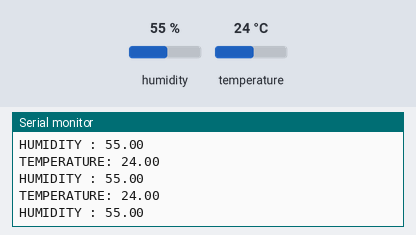
The sketch below on a simulated ESP32. Parts: the last lines printed to the serial monitor. The test bench sets the inputs (shaded band); at power-on: humidity 55 %, temperature 24 °C.

Above: at 2.8 s.
2.9 s: humidity set to 22 %
At 4.4 s:
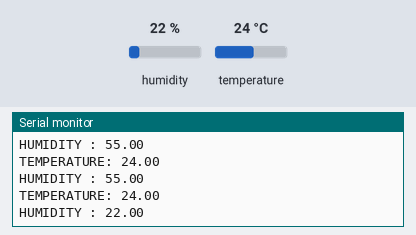
5.6 s: temperature set to 12 °C
At 7.6 s:
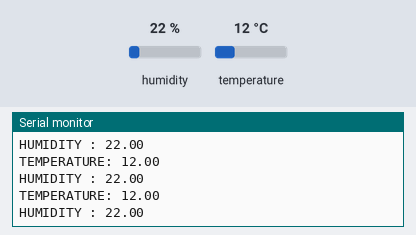
8.3 s: humidity set to 40 %
At 11.0 s:
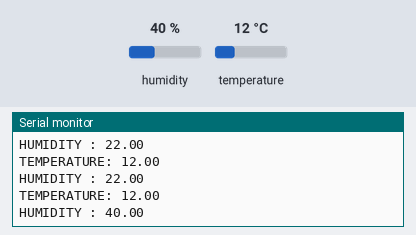
Timing chart, 0 to 12.5 s (numbered marks = the images above; inputs shaded):
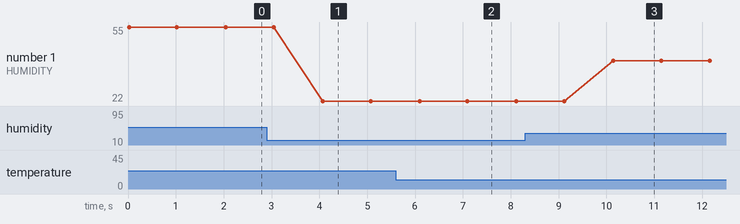

The sketch:

esp32_dht11.ino
```cpp
#include<WiFi.h>
#include "DHT.h"
DHT dht(15,DHT11);

void setup(){
  Serial.begin(9600);
  dht.begin();
  }
void loop(){
  float temp=dht.readTemperature();
  float hum=dht.readHumidity();
  Serial.print("TEMPERATURE: ");
  Serial.println(temp);
  Serial.print("HUMIDITY : ");
  Serial.println(hum);
  delay(1000);
  }
```

Measured:
- after the input at 2.9 s, the serial monitor: prints a new line after 1.2 s (image 1)
- after the input at 5.6 s, the serial monitor: prints a new line after 0.49 s (image 2)
- after the input at 8.3 s, the serial monitor: prints a new line after 1.8 s (image 3)
- plotted number 1: 55 → 22 after the input at 2.9 s, 22 → 40 after the input at 8.3 s
